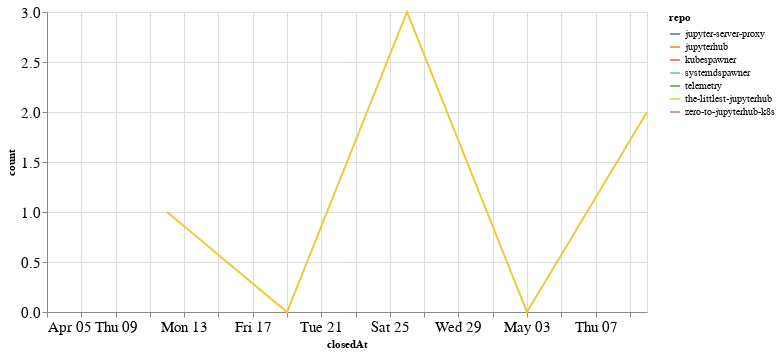

This figure's notebook cell:
### Code cell
closed_by_time = closed_by.groupby('repo').resample('W', on='closedAt').count()['author'].reset_index()
closed_by_time = closed_by_time.rename(columns={'author': 'count'})

alt.Chart(closed_by_time, width=600).mark_line().encode(
    x='closedAt',
    y='count',
    color='repo',
    tooltip="repo"
)

### Figure 1 — Vega-Lite specification as saved in the notebook (floating-point values rounded to 4 significant figures)
{"config": {"axisLeft": {"labelFontSize": 15}, "axisBottom": {"labelFontSize": 15}}, "data": {"name": "data-3502c8016f64ebb34439a719968cbf0d"}, "mark": "line", "encoding": {"color": {"type": "nominal", "field": "repo"}, "tooltip": {"type": "nominal", "field": "repo"}, "x": {"type": "temporal", "field": "closedAt"}, "y": {"type": "quantitative", "field": "count"}}, "width": 600, "$schema": "https://vega.github.io/schema/vega-lite/v4.0.2.json", "datasets": {"data-3502c8016f64ebb34439a719968cbf0d": [{"repo": "jupyter-server-proxy", "closedAt": "2020-04-26T00:00:00", "count": 3}, {"repo": "jupyterhub", "closedAt": "2020-05-10T00:00:00", "count": 1}, {"repo": "kubespawner", "closedAt": "2020-05-03T00:00:00", "count": 1}, {"repo": "systemdspawner", "closedAt": "2020-04-05T00:00:00", "count": 1}, {"repo": "telemetry", "closedAt": "2020-04-12T00:00:00", "count": 1}, {"repo": "the-littlest-jupyterhub", "closedAt": "2020-04-12T00:00:00", "count": 1}, {"repo": "the-littlest-jupyterhub", "closedAt": "2020-04-19T00:00:00", "count": 0}, {"repo": "the-littlest-jupyterhub", "closedAt": "2020-04-26T00:00:00", "count": 3}, {"repo": "the-littlest-jupyterhub", "closedAt": "2020-05-03T00:00:00", "count": 0}, {"repo": "the-littlest-jupyterhub", "closedAt": "2020-05-10T00:00:00", "count": 2}, {"repo": "zero-to-jupyterhub-k8s", "closedAt": "2020-05-03T00:00:00", "count": 1}]}}
